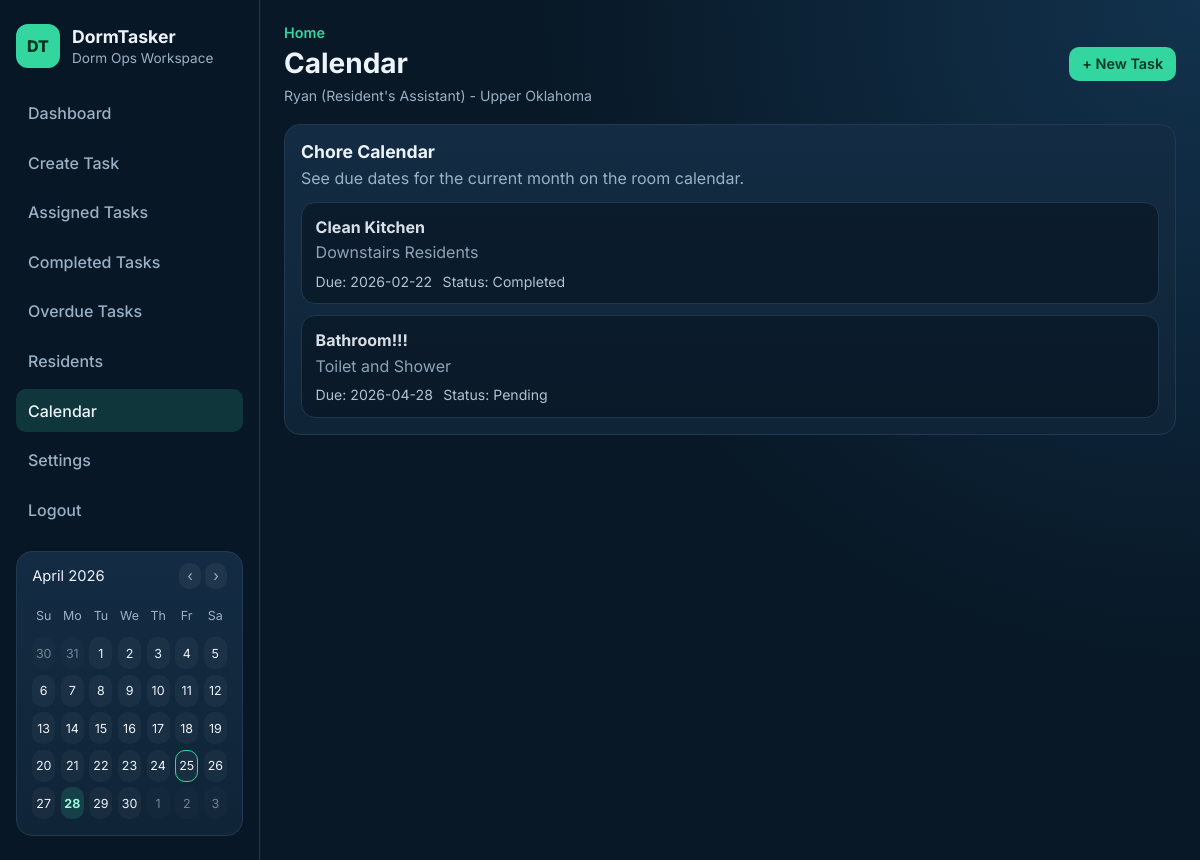
The app's page /calendar (signed in), older data.
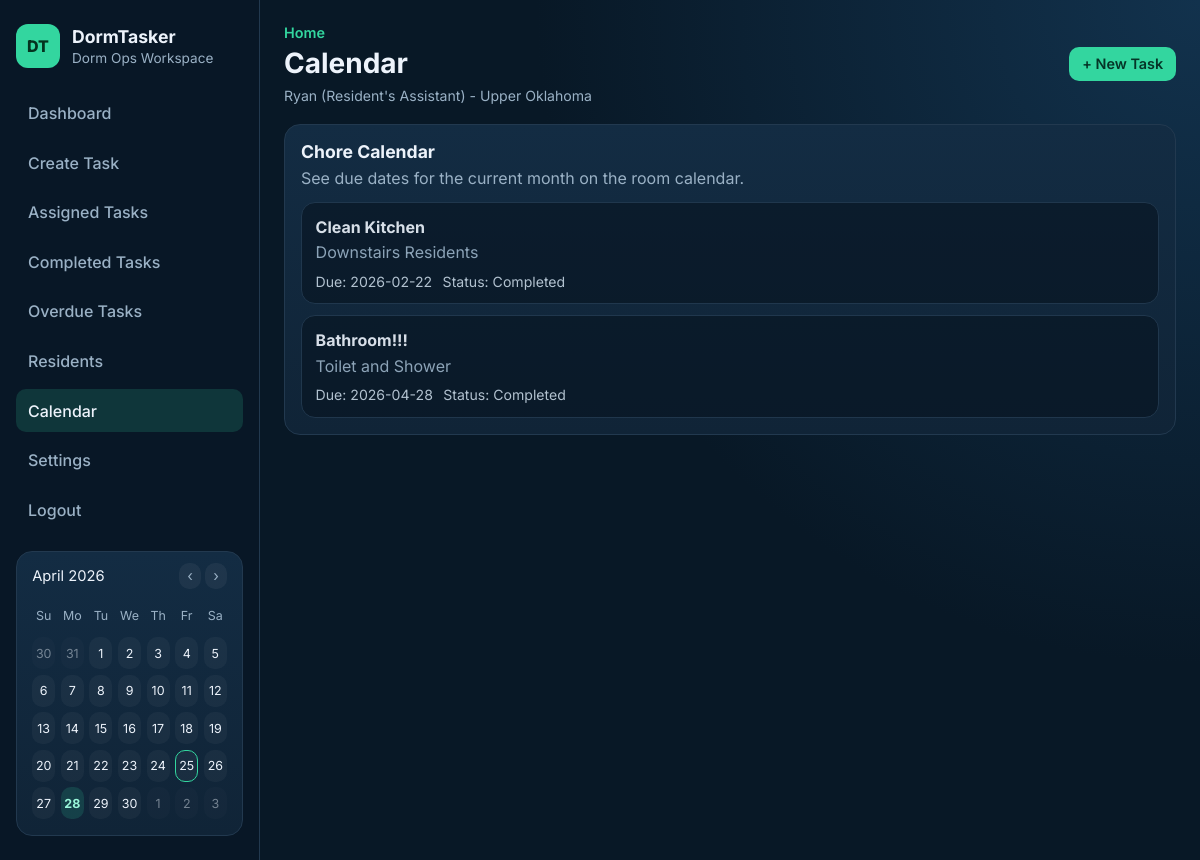
The same page, newer data.
### tables this page shows
CREATE TABLE assignments (
            id INTEGER PRIMARY KEY AUTOINCREMENT,
            chore_id INTEGER NOT NULL,
            resident_id INTEGER NOT NULL,
            assigned_by INTEGER NOT NULL, room_id INTEGER,
            FOREIGN KEY (chore_id) REFERENCES chores (id) ON DELETE CASCADE,
            FOREIGN KEY (resident_id) REFERENCES users (id),
            FOREIGN KEY (assigned_by) REFERENCES users (id)
        );

CREATE TABLE chores (
            id INTEGER PRIMARY KEY AUTOINCREMENT,
            title TEXT NOT NULL,
            description TEXT,
            due_date TEXT,
            status TEXT
        , room_id INTEGER, created_by INTEGER);

### app.py (the view)
@app.route("/calendar")
@login_required
def calendar_view():
    context = _fetch_dashboard_context()
    room_id = g.current_user["room_id"]
    if g.current_user["role"] == "RA":
        chore_list = service.get_chores(room_id=room_id)
    else:
        chore_list = service.get_resident_chores(g.current_user["id"], room_id=room_id)
    return render_template(
        "calendar.html",
        page_title="Calendar",
        chores=chore_list,
        **context,
    )

### app.py (called while the page is built)
def _format_user_role(role):
    return "Resident's Assistant" if role == "RA" else role

@app.before_request
def load_current_user():
    user_id = session.get("user_id")
    g.current_user = get_user_by_id(user_id) if user_id else None

@app.context_processor
def inject_current_user():
    current_user = g.get("current_user")
    if current_user:
        if current_user["role"] == "RA":
            chore_list = service.get_chores(room_id=current_user["room_id"])
        else:
            chore_list = service.get_resident_chores(current_user["id"], room_id=current_user["room_id"])
        calendar_data = _calendar_context(chore_list)
    else:
        calendar_data = {}
    return {
        "current_user": current_user,
        "current_path": request.path,
        "current_user_role_text": _format_user_role(current_user["role"]) if current_user else None,
        **calendar_data,
    }

### auth.py (called while the page is built)
def login_required(func):
    @wraps(func)
    def wrapper(*args, **kwargs):
        if not session.get("user_id"):
            flash("Please log in to continue.", "error")
            return redirect(url_for("login"))
        return func(*args, **kwargs)
    return wrapper

### templates/calendar.html (shortened to what this page needs)
{% extends "base.html" %}
{% block page_title %}Calendar{% endblock %}
{% block content %}
    <section class="card-panel">
        <div class="panel-head">
            <h3>Chore Calendar</h3>
            <p>See due dates for the current month on the room calendar.</p>
        </div>
        {% set scheduled = chores | selectattr('due_date') | list | sort(attribute='due_date') %}
        {% if scheduled %}
            <div class="task-list">
                {% for chore in scheduled %}
                    <article class="task-item task-item-complete">
                        <div class="task-main">
                            <h4>{{ chore.title }}</h4>
                            <p>{{ chore.description or 'No additional details.' }}</p>
                            <div class="meta-row">
                                <span>Due: {{ chore.due_date }}</span>
                                <span>Status: {{ chore.status }}</span>
                            </div>
                        </div>
                    </article>
                {% endfor %}
            </div>
        {% else %}
            <p class="empty-state">No calendar items found for this room.</p>
        {% endif %}
    </section>
{% endblock %}

Row changes from the older to the newer data that the page shows:
changed through a linked row, assignments "Bathroom!!!": status "Pending" → "Completed"
